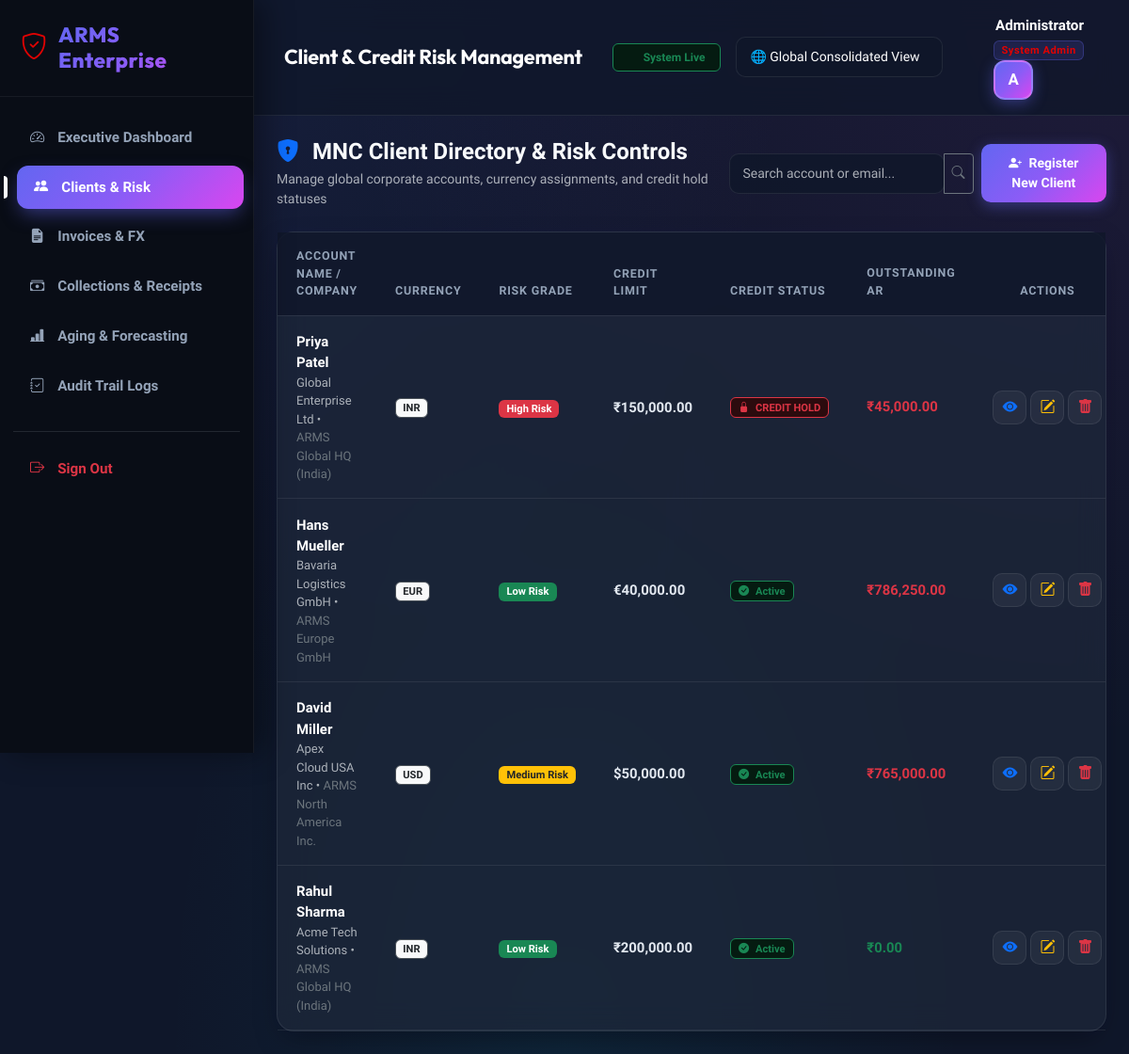
The app's page /customers/index.php (signed in) with its own data.
### tables this page shows
CREATE TABLE customers (
    customer_id INT AUTO_INCREMENT PRIMARY KEY,
    entity_id INT NOT NULL DEFAULT 1,
    customer_name VARCHAR(100) NOT NULL,
    company_name VARCHAR(150),
    email VARCHAR(100),
    phone VARCHAR(20),
    address TEXT,
    city VARCHAR(100),
    state VARCHAR(100),
    country VARCHAR(100),
    currency_code VARCHAR(10) DEFAULT 'INR',
    credit_limit DECIMAL(12,2) DEFAULT 100000.00,
    payment_terms VARCHAR(50) DEFAULT 'Net 30',
    risk_level ENUM('Low','Medium','High') DEFAULT 'Low',
    credit_hold TINYINT(1) DEFAULT 0,  
    created_at TIMESTAMP DEFAULT CURRENT_TIMESTAMP,
    FOREIGN KEY (entity_id) REFERENCES entities(entity_id) ON DELETE CASCADE
);

CREATE TABLE entities (
    entity_id INT AUTO_INCREMENT PRIMARY KEY,
    entity_name VARCHAR(150) NOT NULL,
    country VARCHAR(100) NOT NULL,
    base_currency VARCHAR(10) DEFAULT 'INR',
    tax_id VARCHAR(50),
    created_at TIMESTAMP DEFAULT CURRENT_TIMESTAMP
);

### config/currency.php (called while the page is built, shortened)
<?php
if (!defined('CURRENCY_CONFIG')) {
    function format_currency($amount, $currency_code = 'INR') {
        global $CURRENCIES;
        $code = strtoupper($currency_code);
        $symbol = $CURRENCIES[$code]['symbol'] ?? $code;
        return $symbol . number_format((float)$amount, 2);
    }
}

### customers/index.php (the view, shortened to what this page needs)
<?php
require_once "../config/database.php";
require_once "../config/currency.php";
$page_header = "Client & Credit Risk Management";
include "../includes/header.php";
include "../includes/sidebar.php";
$entity_filter = $_SESSION['selected_entity'] ?? 0;
$search = trim($_GET['search'] ?? '');
try {
    if ($search !== '') {
        $term = '%' . $search . '%';
        $sql = "
    SELECT c.*, e.entity_name,
    COALESCE(SUM((i.total_amount - i.paid_amount) * i.fx_rate), 0) AS current_balance
    FROM customers c
    LEFT JOIN entities e ON c.entity_id = e.entity_id
    LEFT JOIN invoices i ON c.customer_id = i.customer_id AND i.status != 'Paid'
    WHERE (
    c.customer_name LIKE ?
    OR c.company_name LIKE ?
    OR c.email LIKE ?
    )";
        if ($entity_filter > 0) {
            $sql .= " AND c.entity_id = ?";
        }
        $sql .= "
    GROUP BY c.customer_id
    ORDER BY c.customer_id DESC
    ";
        $stmt = $conn->prepare($sql);
        $params = [$term, $term, $term];
        if ($entity_filter > 0) {
            $params[] = $entity_filter;
        }
        $stmt->execute($params);
    } else {
       $sql = "
        SELECT c.*, e.entity_name,
        COALESCE(SUM((i.total_amount - i.paid_amount) * i.fx_rate), 0) AS current_balance
        FROM customers c
        LEFT JOIN entities e ON c.entity_id = e.entity_id
        LEFT JOIN invoices i ON c.customer_id = i.customer_id AND i.status != 'Paid'
        ";
        $sql .= "
        GROUP BY c.customer_id
        ORDER BY c.customer_id DESC
        ";
        $stmt = $conn->prepare($sql);
        if ($entity_filter > 0) {
        $stmt->execute([$entity_filter]);
        } else {
        $stmt->execute();
}
    }
    $customers = $stmt->fetchAll(PDO::FETCH_ASSOC);
} catch (PDOException $e) {
    die("Database Error: " . $e->getMessage());
}
?>
<div class="content">
    <?php include "../includes/navbar.php"; ?>
    <div class="container-fluid p-4">
        <div class="d-flex flex-column flex-md-row justify-content-between align-items-md-center gap-3 mb-4">
            <div>
                <h4 class="fw-bold mb-1"><i class="bi bi-shield-lock-fill text-primary me-2"></i> MNC Client Directory & Risk Controls</h4>
                <p class="text-muted small mb-0">Manage global corporate accounts, currency assignments, and credit hold statuses</p>
            </div>
            <div class="d-flex align-items-center gap-2">
                <form method="GET" action="index.php" class="d-flex align-items-center gap-2">
                    <div class="input-group input-group-sm" style="width: 260px;">
                        <input type="text" name="search" class="form-control" placeholder="Search account or email..." value="<?= htmlspecialchars($search) ?>">
                        <button class="btn btn-outline-secondary" type="submit"><i class="bi bi-search"></i></button>
                    </div>
                </form>
                <a href="add.php" class="btn btn-primary btn-sm px-3">
                    <i class="bi bi-person-plus-fill me-1"></i> Register New Client
                </a>
            </div>
        </div>
        <div class="card-custom">
            <div class="table-responsive">
                <table class="table table-custom mb-0">
                    <thead>
                        <tr>
                            <th>Account Name / Company</th>
                            <th>Currency</th>
                            <th>Risk Grade</th>
                            <th>Credit Limit</th>
                            <th>Credit Status</th>
                            <th>Outstanding AR</th>
                            <th width="140" class="text-center">Actions</th>
                        </tr>
                    </thead>
                    <tbody>
                        <?php if (count($customers) > 0): ?>
                            <?php foreach ($customers as $c):
                                $risk_badge = 'bg-success';
                                if ($c['risk_level'] === 'Medium') $risk_badge = 'bg-warning text-dark';
                                elseif ($c['risk_level'] === 'High') $risk_badge = 'bg-danger';
                            ?>
                                <tr>
                                    <td>
                                        <div class="fw-bold text-white"><?= htmlspecialchars($c['customer_name']) ?></div>
                                        <div class="text-muted small"><?= htmlspecialchars($c['company_name'] ?: 'Individual Client') ?> &bull; <span class="text-secondary"><?= htmlspecialchars($c['entity_name'] ?: 'Global') ?></span></div>
                                    </td>
                                    <td>
                                        <span class="badge bg-light text-dark border"><?= htmlspecialchars($c['currency_code'] ?? 'INR') ?></span>
                                    </td>
                                    <td>
                                        <span class="badge <?= $risk_badge ?> px-2 py-1"><?= htmlspecialchars($c['risk_level'] ?? 'Low') ?> Risk</span>
                                    </td>
                                    <td class="fw-semibold">
                                        <?= format_currency($c['credit_limit'], $c['currency_code'] ?? 'INR') ?>
                                    </td>
                                    <td>
                                        <?php if ($c['credit_hold']): ?>
                                            <span class="badge bg-danger-subtle text-danger border border-danger px-2 py-1"><i class="bi bi-lock-fill me-1"></i> CREDIT HOLD</span>
                                        <?php else: ?>
                                            <span class="badge bg-success-subtle text-success border border-success px-2 py-1"><i class="bi bi-check-circle-fill me-1"></i> Active</span>
                                        <?php endif; ?>
                                    </td>
                                    <td>
                                        <?php if ($c['current_balance'] > 0): ?>
                                            <span class="fw-bold text-danger">₹<?= number_format($c['current_balance'], 2) ?></span>
                                        <?php else: ?>
                                            <span class="fw-bold text-success">₹0.00</span>
                                        <?php endif; ?>
                                    </td>
                                    <td class="text-center">
                                        <div class="d-flex justify-content-center gap-1">
                                            <a href="view.php?id=<?= $c['customer_id'] ?>" class="btn btn-action btn-light text-primary" title="View Customer Ledger">
                                                <i class="bi bi-eye-fill"></i>
                                            </a>
                                            <a href="edit.php?id=<?= $c['customer_id'] ?>" class="btn btn-action btn-light text-warning" title="Edit Risk & Credit">
                                                <i class="bi bi-pencil-square"></i>
                                            </a>
                                            <a href="delete.php?id=<?= $c['customer_id'] ?>" class="btn btn-action btn-light text-danger" title="Delete" onclick="return confirm('Are you sure you want to delete this account?')">
                                                <i class="bi bi-trash-fill"></i>
                                            </a>
                                        </div>
                                    </td>
                                </tr>
                            <?php endforeach; ?>
                        <?php endif; ?>
                    </tbody>
                </table>
            </div>
        </div>
    </div>
</div>
<?php include "../includes/footer.php"; ?>

### includes/header.php (shortened to what this page needs)
<?php
$base_url = '/ARMS/';
require_once __DIR__ . '/../config/currency.php';
?>
<!DOCTYPE html>
<html lang="en" data-bs-theme="dark">
<head>
    <link href="https://cdn.jsdelivr.net/npm/bootstrap@5.3.3/dist/css/bootstrap.min.css" rel="stylesheet">
    <link href="https://cdn.jsdelivr.net/npm/bootstrap-icons@1.11.3/font/bootstrap-icons.min.css" rel="stylesheet">
    <link rel="stylesheet" href="<?= $base_url ?>assets/css/dashboard.css">
</head>
<body>

### includes/sidebar.php
<?php
$current_script = $_SERVER['SCRIPT_NAME'];
$base_url = '/ARMS/';
?>
<div class="sidebar">
    <div class="logo">
        <i class="bi bi-shield-check fs-3 text-indigo"></i>
        <h3>ARMS Enterprise</h3>
    </div>
    <ul>
        <li>
            <a href="<?= $base_url ?>dashboard.php" class="<?= (strpos($current_script, 'dashboard.php') !== false) ? 'active' : '' ?>">
                <i class="bi bi-speedometer2"></i>
                <span>Executive Dashboard</span>
            </a>
        </li>
        <li>
            <a href="<?= $base_url ?>customers/index.php" class="<?= (strpos($current_script, '/customers/') !== false) ? 'active' : '' ?>">
                <i class="bi bi-people-fill"></i>
                <span>Clients & Risk</span>
            </a>
        </li>
        <li>
            <a href="<?= $base_url ?>invoices/index.php" class="<?= (strpos($current_script, '/invoices/') !== false) ? 'active' : '' ?>">
                <i class="bi bi-file-earmark-text-fill"></i>
                <span>Invoices & FX</span>
            </a>
        </li>
        <li>
            <a href="<?= $base_url ?>payments/index.php" class="<?= (strpos($current_script, '/payments/') !== false) ? 'active' : '' ?>">
                <i class="bi bi-cash-stack"></i>
                <span>Collections & Receipts</span>
            </a>
        </li>
        <li>
            <a href="<?= $base_url ?>reports/index.php" class="<?= (strpos($current_script, '/reports/index.php') !== false) ? 'active' : '' ?>">
                <i class="bi bi-bar-chart-line-fill"></i>
                <span>Aging & Forecasting</span>
            </a>
        </li>
        <li>
            <a href="<?= $base_url ?>reports/audit_logs.php" class="<?= (strpos($current_script, 'audit_logs.php') !== false) ? 'active' : '' ?>">
                <i class="bi bi-journal-check"></i>
                <span>Audit Trail Logs</span>
            </a>
        </li>
        <li class="mt-4 pt-3 border-top border-secondary border-opacity-25">
            <a href="<?= $base_url ?>auth/logout.php" onclick="return confirm('Are you sure you want to logout?')">
                <i class="bi bi-box-arrow-right text-danger"></i>
                <span class="text-danger">Sign Out</span>
            </a>
        </li>
    </ul>
</div>

### includes/navbar.php (shortened to what this page needs)
<?php
$user_name = $_SESSION['name'] ?? 'Administrator';
$user_role = $_SESSION['role'] ?? 'System Admin';
$initial = strtoupper(substr($user_name, 0, 1));
$selected_entity = $_SESSION['selected_entity'] ?? 0;
?>
<div class="top-navbar">
    <div class="d-flex align-items-center gap-3">
        <h1 class="page-title me-3"><?= $page_header ?? 'Executive Dashboard' ?></h1>
        <span class="badge bg-success-subtle text-success border border-success px-3 py-2 fw-semibold d-none d-md-inline-flex align-items-center gap-2">
            System Live
        </span>
        <form method="POST" action="<?= htmlspecialchars($_SERVER['PHP_SELF']) ?>" class="d-none d-lg-block">
            <select name="entity_id" class="form-select form-select-sm" onchange="this.form.submit()" style="min-width: 220px;">
                <option value="0" <?= $selected_entity == 0 ? 'selected' : '' ?>>🌐 Global Consolidated View</option>
            </select>
        </form>
    </div>
    <div class="user-profile">
        <div class="text-end me-3 d-none d-md-block">
            <div class="fw-bold text-white leading-tight" style="font-size: 0.95rem;"><?= htmlspecialchars($user_name) ?></div>
            <span class="badge bg-indigo-light text-indigo mt-1" style="font-size: 0.7rem; letter-spacing: 0.5px;"><?= htmlspecialchars($user_role) ?></span>
        </div>
        <div class="user-avatar">
            <?= $initial ?>
        </div>
    </div>
</div>

### includes/footer.php (shortened to what this page needs)
</body>
</html>

### records on screen
customers: customer_name "Priya Patel", company_name "Global Enterprise Ltd", entity.entity_name "ARMS Global HQ (India)", currency_code "INR", risk_level "High", credit_limit+currency_code "₹150,000.00", credit_hold 1 (drawn), current_balance "45,000.00"
customers: customer_name "Hans Mueller", company_name "Bavaria Logistics GmbH", entity.entity_name "ARMS Europe GmbH", currency_code "EUR", risk_level "Low", credit_limit+currency_code "€40,000.00", credit_hold 0 (drawn), current_balance "786,250.00"
customers: customer_name "David Miller", company_name "Apex Cloud USA Inc", entity.entity_name "ARMS North America Inc.", currency_code "USD", risk_level "Medium", credit_limit+currency_code "$50,000.00", credit_hold 0 (drawn), current_balance "765,000.00"
customers: customer_name "Rahul Sharma", company_name "Acme Tech Solutions", entity.entity_name "ARMS Global HQ (India)", currency_code "INR", risk_level "Low", credit_limit+currency_code "₹200,000.00", credit_hold 0 (drawn), shows "₹0.00"

### other values on screen
$page_header "Client & Credit Risk Management"
$user_name "Administrator"
$user_role "System Admin"
$initial "A"
